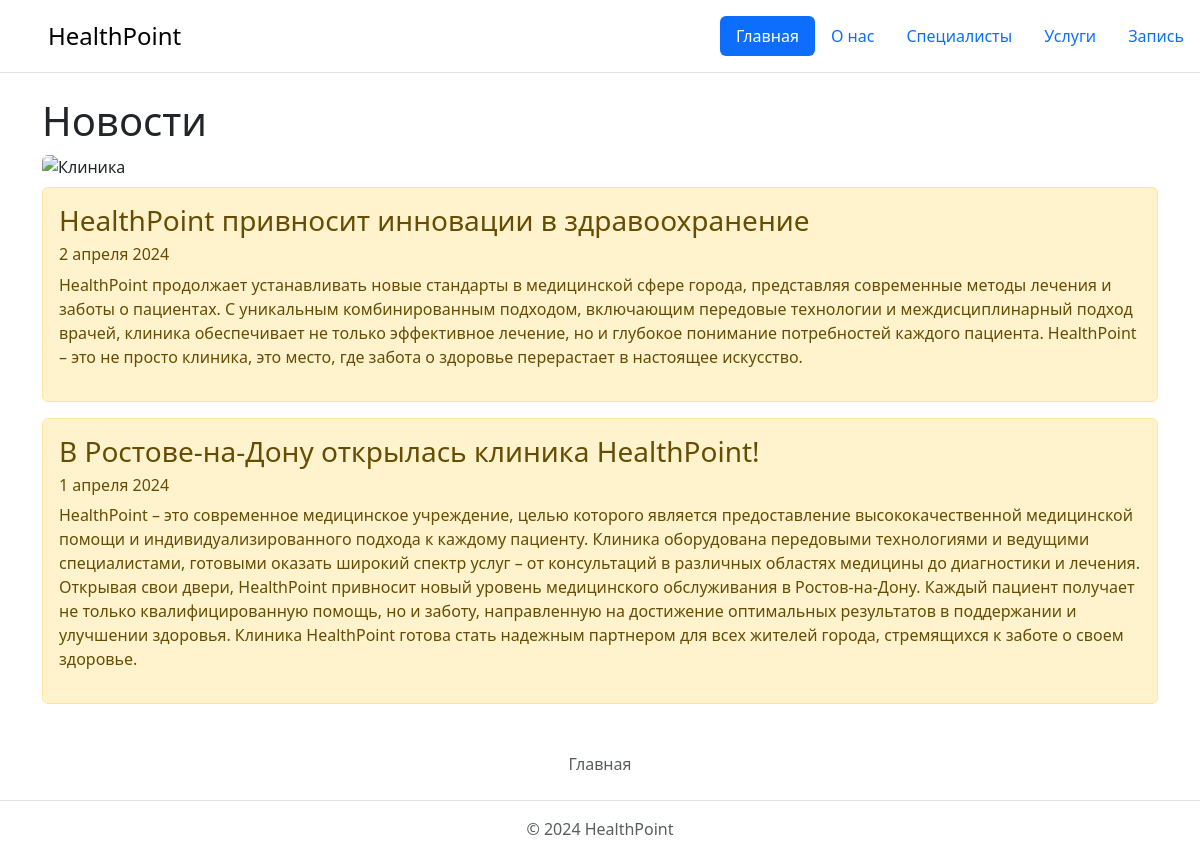
The page / on the database its author committed.
### main/models.py (models this page shows, shortened)
class News(models.Model):
    title = models.CharField('Заголовок', max_length=50)
    date = models.CharField('Дата', max_length=50)
    news = models.TextField('Новость', max_length=1000)
    class Meta:
        verbose_name = 'Новость'
        verbose_name_plural = 'Новости'

### main/views.py (the view)
# urls.py: path('', views.index, name='home'),
def index(request):
    news = News.objects.order_by('-id')[:10]
    return render(request, 'main/index.html', {'title': 'Главная страница и новости', 'news': news})

### main/templates/main/index.html (shortened to what this page needs)
{% extends 'main/base.html' %}
{% block content %}
    <h1>Новости</h1>
    <img src="https://impeccabuild.com.au/wp-content/uploads/2020/07/Medical-Clinic-Interior-Design-Ideas-Medical-Fitouts-ImpeccaBuild-4-scaled.jpg" alt="Клиника" class="img-fluid rounded">
    {% if news %}
        {% for n in news %}
        <div class="alert alert-warning mt-2">
                <h3>{{ n.title }}</h3>
                <h6>{{ n.date }}</h6>
                <p>{{ n.news }}</p>
        </div>
        {% endfor %}
    {% else %}
        <p>Новостей нет :(</p>>
    {% endif %}
{% endblock %}

### rows shown on the page
News: title "HealthPoint привносит инновации в здравоохранение", date "2 апреля 2024", news "HealthPoint продолжает устанавливать новые стандарты в медицинской сфере города, представляя современные методы лечения и заботы о пациентах. С уникальным комбинированным подходом, включающим передовые технологии и междисциплинарный подход врачей, клиника обеспечивает не только эффективное лечение, но и глубокое понимание потребностей каждого пациента. HealthPoint – это не просто клиника, это место, где забота о здоровье перерастает в настоящее искусство."
News: title "В Ростове-на-Дону открылась клиника HealthPoint!", date "1 апреля 2024", news "HealthPoint – это современное медицинское учреждение, целью которого является предоставление высококачественной медицинской помощи и индивидуализированного подхода к каждому пациенту. Клиника оборудована передовыми технологиями и ведущими специалистами, готовыми оказать широкий спектр услуг – от консультаций в различных областях медицины до диагностики и лечения. Открывая свои двери, HealthPoint привносит новый уровень медицинского обслуживания в Ростов-на-Дону. Каждый пациент получает не только квалифицированную помощь, но и заботу, направленную на достижение оптимальных результатов в поддержании и улучшении здоровья. Клиника HealthPoint готова стать надежным партнером для всех жителей…"
